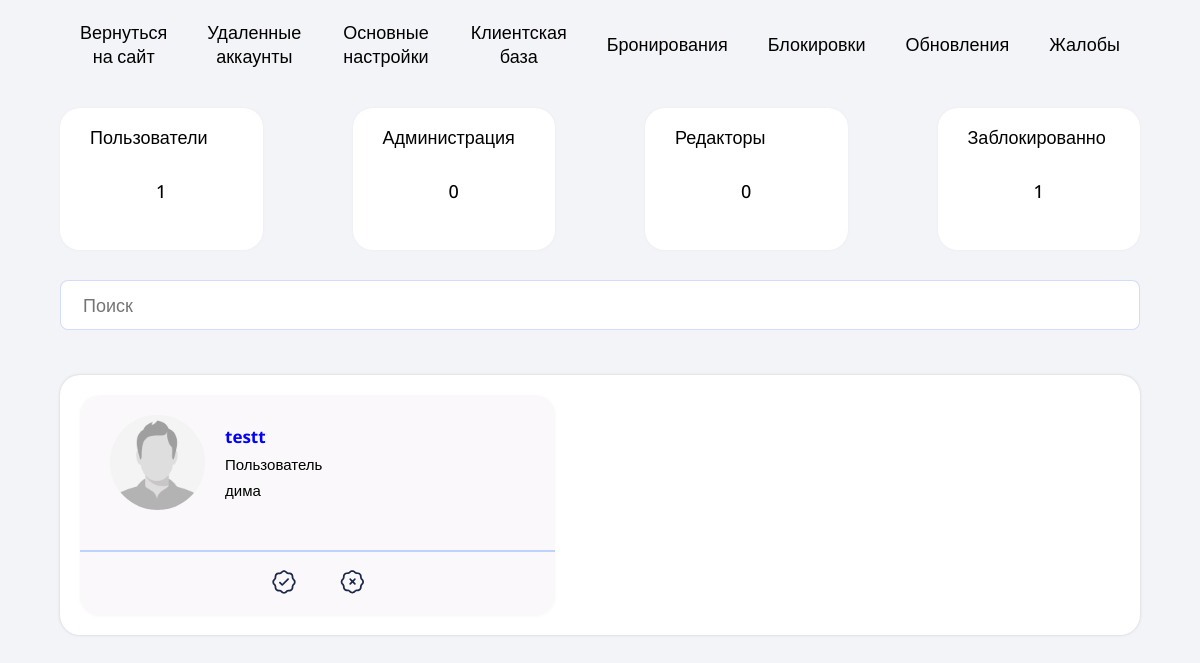
The app's page /admin/bans.php (signed in), older data.
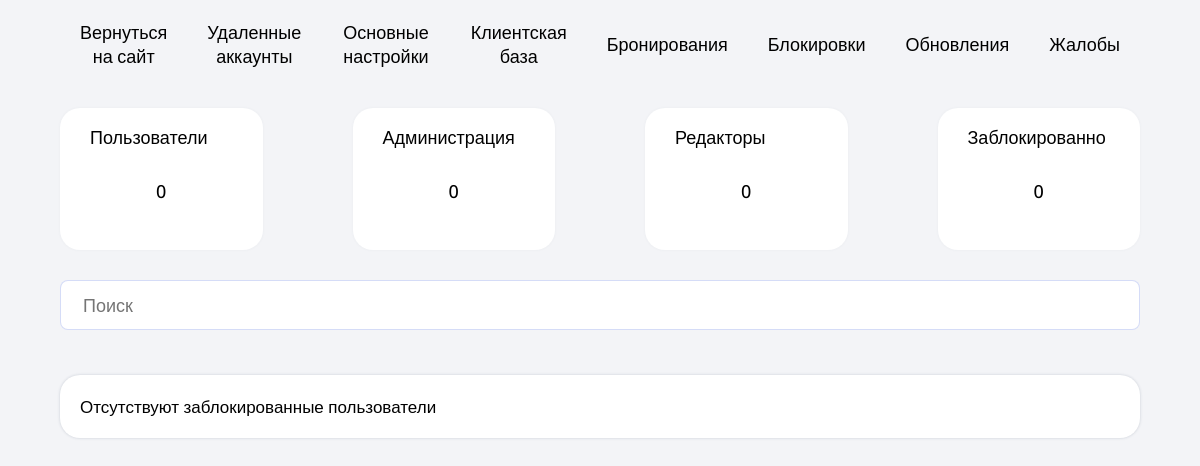
The same page, newer data.
### tables this page shows
CREATE TABLE `users` (
  `id` int NOT NULL,
  `name` varchar(256) NOT NULL,
  `login` varchar(256) NOT NULL,
  `pass` varchar(256) NOT NULL,
  `number` varchar(256) NOT NULL,
  `email` varchar(256) NOT NULL,
  `role` varchar(40) NOT NULL,
  `ban` int NOT NULL,
  `reson` varchar(255) NOT NULL
);

### admin/bans.php (the view, shortened to what this page needs)
<?php
    require "../core/bd.php";
    $users = mysqli_fetch_all(mysqli_query ($bd, "SELECT * FROM `users` WHERE `role` LIKE 'user' AND `ban` = 1"));
    $editors = mysqli_fetch_all(mysqli_query ($bd, "SELECT * FROM `users` WHERE `role` LIKE 'editor' AND `ban` = 1"));
    $admins = mysqli_fetch_all(mysqli_query ($bd, "SELECT * FROM `users` WHERE `role` LIKE 'admin' AND `ban` = 1"));
    $bans = mysqli_fetch_all(mysqli_query ($bd, "SELECT * FROM `users` WHERE `ban` = 1"));
?>
<!DOCTYPE html>
<html lang="ru">
<head>
    <link rel="stylesheet" href="../css/admins/bans.css">
    <link rel="stylesheet" href="../css/media/admins-media/bans-media.css">
</head>
<body>
    <header>
        <?php
            require "../components/admin-menu/admin-header.php"
        ?>
    </header>
    <main>
        <section class="info_blocks">
            <div class="block" id="all_users">
                <p class="block_title">Пользователи</p>
                <p class="block_subtitle"><?=count($users);?></p>
            </div>
            <div class="block" id="admins">
                <p class="block_title">Администрация</p>
                <p class="block_subtitle"><?=count($admins);?></p>
            </div>
            <div class="block" id="editors">
                <p class="block_title">Редакторы</p>
                <p class="block_subtitle"><?=count($editors);?></p>
            </div>
            <div class="block" id="bans">
                <p class="block_title">Заблокированно</p>
                <p class="block_subtitle"><?=count($bans);?></p>
            </div>
        </section>
        <section class="search">
            <input type="search" placeholder="Поиск" id="searchInput">
        </section>
        <section class="accounts">
            <?php
                if (count($bans) == 0) {
                    echo ("<p>Отсутствуют заблокированные пользователи</p>");
                }else {
                        ?>
                        <?
                    foreach ($users as $user) {
                        ?>
                        <div class="block_account" id="userList">
                            <form method="post" id="form_account_for_popup">
                                <div class="top_block_account">
                                    <div class="account">
                                        <div class="photo_account">
                                            <img src="../img/admin/avatars/no_avatar.png" alt="">
                                        </div>
                                        <div class="info_account">
                                            <div class="name">
                                                <p><?=$user["1"];?></p>
                                            </div>
                                            <div class="role">
                                                <p>Пользователь</p>
                                            </div>
                                            <div class="reson">
                                                <p><?=$user["8"];?></p>
                                            </div>
                                        </div>
                                    </div>
                                </div>
                                <div class="bottom_block_account">
                                    <div class="button_account">
                                        <button class="unban_account" type="submit">
                                            <img src="../img/admin/unban_account.svg" alt="">
                                        </button>
                                        <div class="dell_account">
                                            <img src="../img/admin/dell_account.svg" alt="">
                                        </div>
                                    </div>
                                </div>
                            </form>
                        </div>
                        <?
                    }
                }
            ?>
        </section>
    </main>
</body>
</html>

Row changes from the older to the newer data that the page shows:
removed users: name "testt", reson "дима"
Text that changed along with them:
count($users): "1" → "0"
count($bans): "1" → "0"
text now shown: "Отсутствуют заблокированные пользователи"
